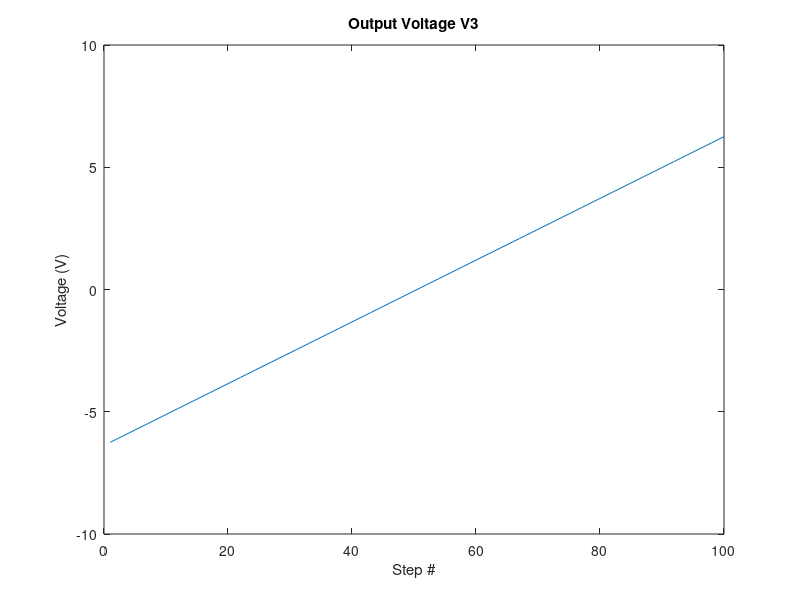
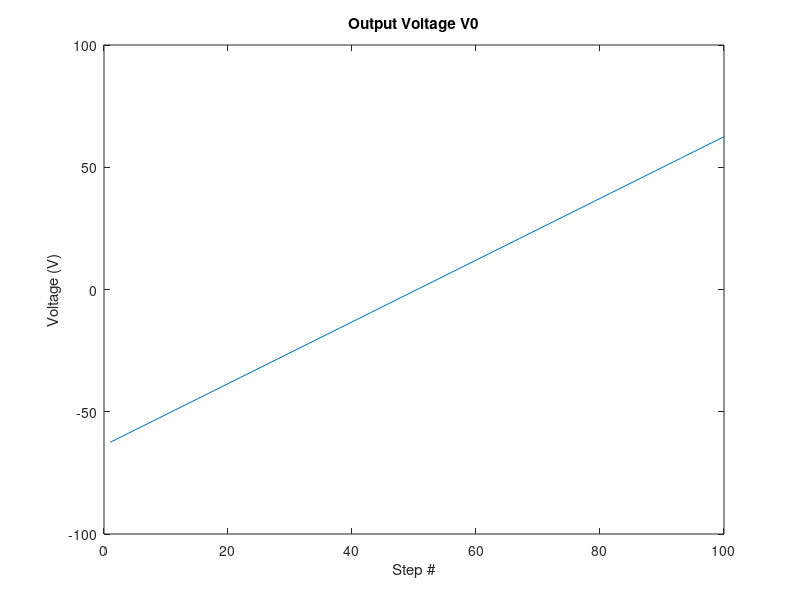
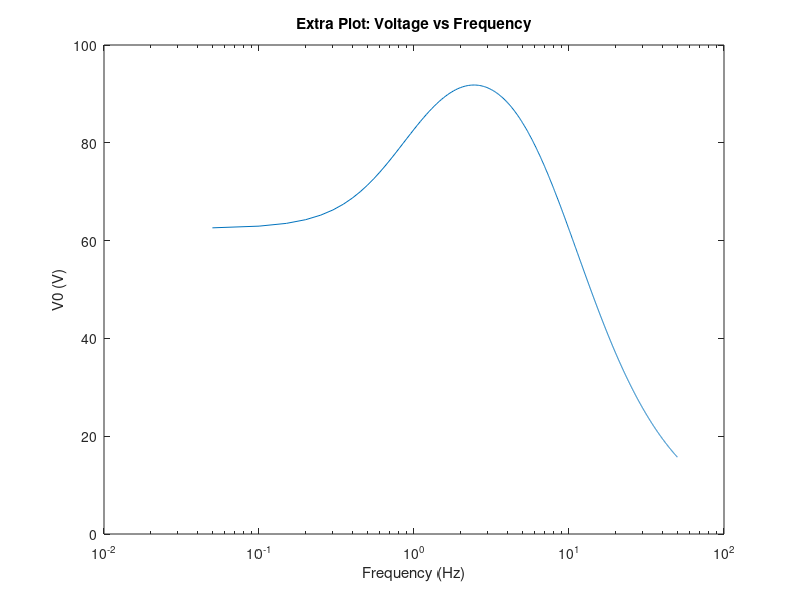
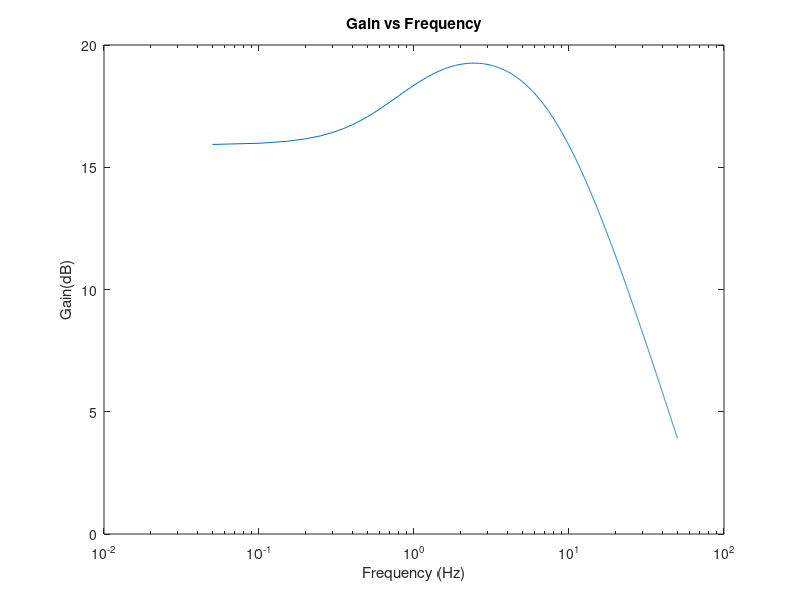

Recreate these plots in MATLAB, in order.
function D=Part1F()
clear all

G=zeros(8,8);
C=zeros(8,8);
F=zeros(8,1);

% Definition of circuit elements
R1 = 1; 
R2=2;
R3=10;
R4=0.1;
R0=1000;
c=0.25;
L=0.2;
a = 100;

%%
% Definition of G matrix hardcoded.
G(1,1)=1/R1;
G(1,2)=-1/R1;
G(2,1)=-1/R1;
G(2,2)=1/R1 +1/R2;
G(3,3)=1/R3;
G(4,4)=1/R4; 
G(4,5)=-1/R4;
G(5,4)=1/R4;
G(5,5)=1/R4 +1/R0;
G(6,1)=1;
G(7,2)=1;
G(7,3)=-1;
G(8,3)=-a/R3;
G(8,4)=1;
G(1,6)=1;
G(2,7)=1;
G(3,7)=-1;
G(4,8)=1;

%%
% Definition of C matrix hardcoded.
C(1,1)=c;
C(1,2)=-c;
C(2,2)=c;
C(2,1)=-c;
C(7,7)=-L;
C
G


% Arrays for holding the values
vin=linspace(-10,10,100);
V0=zeros(length(vin),1);
V3=zeros(length(vin),1);

% Sweep through the input voltages from -10 to 10 V.
for i=1:length(vin)
    F(6)=vin(i); % Set the forcing vector row 6 to the input voltage.
    V=G\F; % Perform matrix operations to solve for the voltages in the circuit.
    V3(i)=V(3); % record the V3 node voltage
    V0(i)= -V(5); % record the V0 node voltage.
end 

% Plot the voltage on the V3 node.
figure(1)
plot(V3)
title('Output Voltage V3');
xlabel('Step #')
ylabel('Voltage (V)')

% Plot the voltage on the V0 node.
figure(2)
plot(V0)
title('Output Voltage V0');
xlabel('Step #')
ylabel('Voltage (V)')

 


% Arrays for holding the values.
f= linspace(0,50,1000);
V0 = zeros(length(f),1);
gain=zeros(length(f),1);

% Step through each frequency.
for i=1:length(f)
    S=1i*2*pi*f(i); % Calculate imaginary part.
    V=inv((G+S.*C))*F; % Calculate the voltages in the system using matrix methods.
    V0(i)=abs(V(5)); % record the voltage on the V0 node.
    gain(i) = 20*log10(abs(V(5))/abs(V(1))); % calculate and record the gain in dB.
end 

%%
% % The voltage is plotted with a log x axis for better resolution of the
% circuit's operation.

figure(3)
semilogx(f,V0);
xlabel('Frequency (Hz)')
ylabel('V0 (V)')
title('Extra Plot: Voltage vs Frequency')
%%
% The gain is plotted with a log x axis for better resolution of the
% circuit's operation.

figure(4)
semilogx(f, gain);
xlabel('Frequency (Hz)')
ylabel('Gain(dB)')
title('Gain vs Frequency');



% Arrays for storing values. 
v0 = zeros(length(f),1);
gain=zeros(length(f),1);
V = zeros(8,1);

for count=1:length(gain)
    perturbation = randn()*0.05; % Multiplying a normalized distribution by a # will alter its standard deviation according to that #.
    C(1,1)=c*perturbation; % Apply random perturbation to the capacitor
    C(2,2)=c*perturbation;
    C(1,2)=-c*perturbation;
    C(2,1)=-c*perturbation;

    s = 1i*2*pi; % angular frequency is pi.
    V=inv((G+((s).*C)))*F; % Compute the voltages of the nodes in the circuit using matrice methods.
    v0(count) = abs(V(5)); 
    gain(count) = 20*log10(abs(V(5))/abs(V(1))); % Compute the gain of the system
end
%%
% The gain is represented with a histogram giving a sense of how  sensitive the
% circuit is to random noise affecting the capacitor. 
figure;
hist(gain,80);
xlabel('Gain dB')
ylabel('Occurence #')
title('Extra Plot: Gain Sensitivity due to a Noisy Capacitor')
end